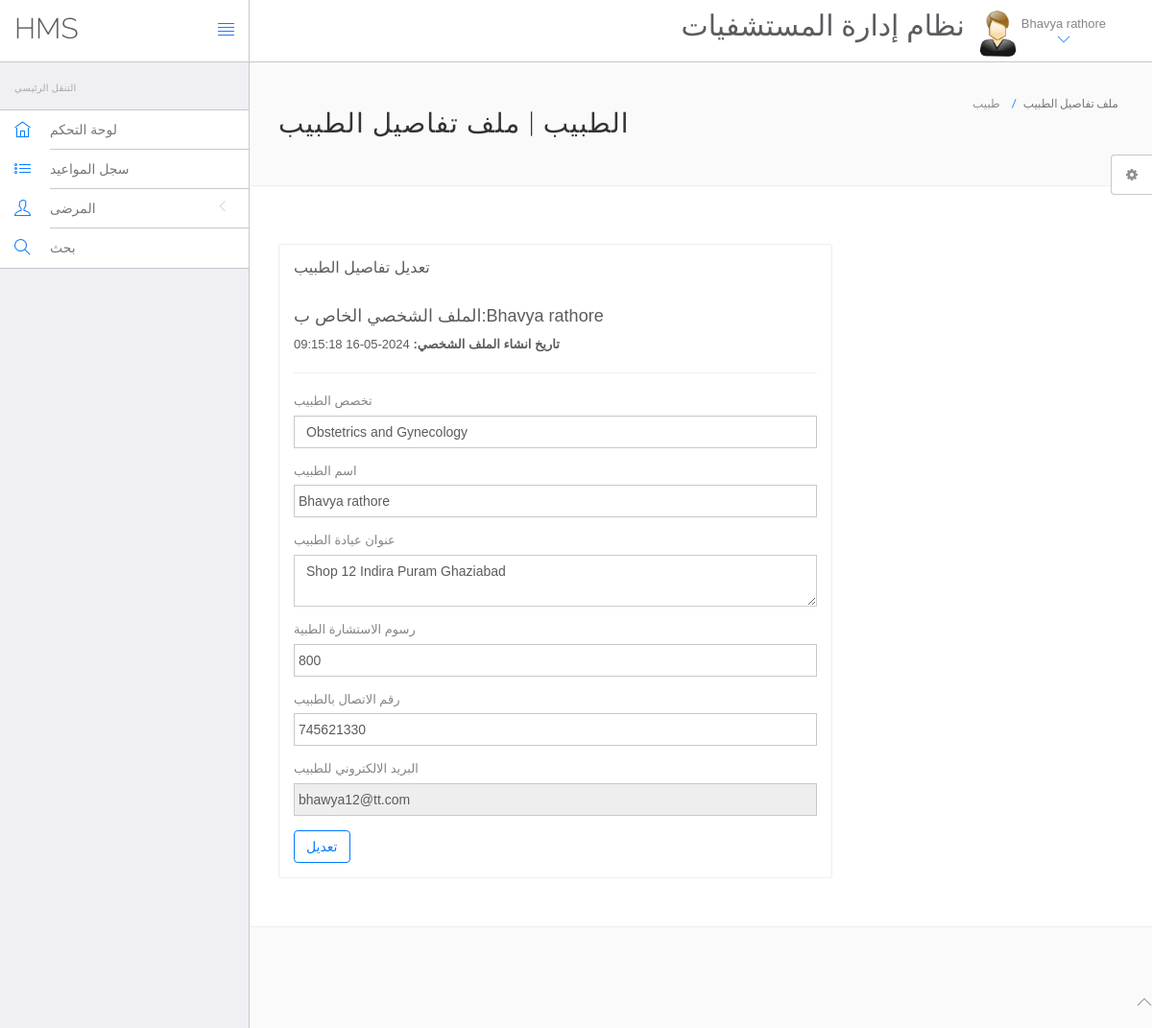
Screenshot of /hospital/hms/doctor/edit-profile.php (signed in) with the database file from the repository.
### tables this page shows
CREATE TABLE `doctors` (
  `id` int(11) NOT NULL,
  `specilization` varchar(255) DEFAULT NULL,
  `doctorName` varchar(255) DEFAULT NULL,
  `address` longtext DEFAULT NULL,
  `docFees` varchar(255) DEFAULT NULL,
  `contactno` bigint(11) DEFAULT NULL,
  `docEmail` varchar(255) DEFAULT NULL,
  `password` varchar(255) DEFAULT NULL,
  `creationDate` timestamp NULL DEFAULT current_timestamp(),
  `updationDate` timestamp NULL DEFAULT NULL ON UPDATE current_timestamp()
);

### hospital/hms/doctor/edit-profile.php (the view, shortened to what this page needs)
<?php
include('include/config.php');
if(strlen($_SESSION['id']==0)) {
 header('location:logout.php');
  } else{
?>
<!DOCTYPE html>
<html lang="en">
	<head>
		<link rel="stylesheet" href="vendor/bootstrap/css/bootstrap.min.css">
		<link rel="stylesheet" href="vendor/fontawesome/css/font-awesome.min.css">
		<link rel="stylesheet" href="vendor/themify-icons/themify-icons.min.css">
		<link href="vendor/animate.css/animate.min.css" rel="stylesheet" media="screen">
		<link href="vendor/perfect-scrollbar/perfect-scrollbar.min.css" rel="stylesheet" media="screen">
		<link href="vendor/switchery/switchery.min.css" rel="stylesheet" media="screen">
		<link href="vendor/bootstrap-touchspin/jquery.bootstrap-touchspin.min.css" rel="stylesheet" media="screen">
		<link href="vendor/select2/select2.min.css" rel="stylesheet" media="screen">
		<link href="vendor/bootstrap-datepicker/bootstrap-datepicker3.standalone.min.css" rel="stylesheet" media="screen">
		<link href="vendor/bootstrap-timepicker/bootstrap-timepicker.min.css" rel="stylesheet" media="screen">
		<link rel="stylesheet" href="assets/css/styles.css">
		<link rel="stylesheet" href="assets/css/plugins.css">
		<link rel="stylesheet" href="assets/css/themes/theme-1.css" id="skin_color" />
	</head>
	<body>
		<div id="app">
<?php include('include/sidebar.php');?>
			<div class="app-content">
				<?php include('include/header.php');?>
				<div class="main-content" >
					<div class="wrap-content container" id="container">
						<section id="page-title">
							<div class="row">
								<div class="col-sm-8">
									<h1 class="mainTitle">الطبيب | ملف تفاصيل الطبيب</h1>
																	</div>
								<ol class="breadcrumb">
									<li>
										<span>طبيب</span>
									</li>
									<li class="active">
										<span>ملف تفاصيل الطبيب</span>
									</li>
								</ol>
							</div>
						</section>
						<div class="container-fluid container-fullw bg-white">
							<div class="row">
								<div class="col-md-12">
									<div class="row margin-top-30">
										<div class="col-lg-8 col-md-12">
											<div class="panel panel-white">
												<div class="panel-heading">
													<h5 class="panel-title">تعديل تفاصيل الطبيب</h5>
												</div>
												<div class="panel-body">
									<?php
$did=$_SESSION['dlogin'];
$sql=mysqli_query($con,"select * from doctors where docEmail='$did'");
while($data=mysqli_fetch_array($sql))
{
?>
<h4>الملف الشخصي الخاص ب:<?php echo htmlentities($data['doctorName']);?></h4>
<p><b>تاريخ انشاء الملف الشخصي: </b><?php echo htmlentities($data['creationDate']);?></p>
<hr />
													<form role="form" name="adddoc" method="post" onSubmit="return valid();">
														<div class="form-group">
															<label for="DoctorSpecialization">
																تخصص الطبيب
															</label>
							<select name="Doctorspecialization" class="form-control" required="required">
					<option value="<?php echo htmlentities($data['specilization']);?>">
					<?php echo htmlentities($data['specilization']);?></option>
															</select>
														</div>
<div class="form-group">
															<label for="doctorname">
																 اسم الطبيب
															</label>
	<input type="text" name="docname" class="form-control" value="<?php echo htmlentities($data['doctorName']);?>" >
														</div>
<div class="form-group">
															<label for="address">
																 عنوان عيادة الطبيب
															</label>
					<textarea name="clinicaddress" class="form-control"><?php echo htmlentities($data['address']);?></textarea>
														</div>
<div class="form-group">
															<label for="fess">
																 رسوم الاستشارة الطبية
															</label>
		<input type="text" name="docfees" class="form-control" required="required"  value="<?php echo htmlentities($data['docFees']);?>" >
														</div>
<div class="form-group">
									<label for="fess">
																 رقم الاتصال بالطبيب
															</label>
					<input type="text" name="doccontact" class="form-control" required="required"  value="<?php echo htmlentities($data['contactno']);?>">
														</div>
<div class="form-group">
									<label for="fess">
																 البريد الالكتروني للطبيب
															</label>
					<input type="email" name="docemail" class="form-control"  readonly="readonly"  value="<?php echo htmlentities($data['docEmail']);?>">
														</div>
														<?php } ?>
														<button type="submit" name="submit" class="btn btn-o btn-primary">
															تعديل
														</button>
													</form>
												</div>
											</div>
										</div>
											</div>
										</div>
								</div>
					</div>
				</div>
			</div>
	<?php include('include/footer.php');?>
	<?php include('include/setting.php');?>
		</div>
	</body>
</html>
<?php } ?>

### hospital/hms/doctor/include/header.php (shortened to what this page needs)
<header class="navbar navbar-default navbar-static-top">
					<div class="navbar-header">
						<a class="navbar-brand" href="#">
							<h2 style="padding-top:20% ">HMS</h2>
						</a>
						<a href="#" class="sidebar-toggler pull-right visible-md visible-lg" data-toggle-class="app-sidebar-closed" data-toggle-target="#app">
							<i class="ti-align-justify"></i>
						</a>
					</div>
					<div class="navbar-collapse collapse">
						<ul class="nav navbar-right">
								<li  style="padding-top:2% ">
								<h2>نظام إدارة المستشفيات</h2>
							</li>
							<li class="dropdown current-user">
								<a href class="dropdown-toggle" data-toggle="dropdown">
									<img src="assets/images/images.jpg" > <span class="username">
									<?php $query=mysqli_query($con,"select doctorName from doctors where id='".$_SESSION['id']."'");
while($row=mysqli_fetch_array($query))
{
	echo $row['doctorName'];
}
									?> <i class="ti-angle-down"></i></i></span>
								</a>
							</li>
						</ul>
					</div>
				</header>

### hospital/hms/doctor/assets/css/themes/theme-1.css (style rules this page uses)
body { background: #FAFAFA; }
header .navbar-header { background: #ffffff !important; border-right-color: #c8c7cc !important; border-bottom-color: #c8c7cc !important; }
header .navbar-header .sidebar-toggler, header .navbar-header .sidebar-mobile-toggler { color: #007aff !important; }
header .navbar-header .navbar-brand { color: #777 !important; }
header .navbar-collapse { background: #ffffff !important; border-bottom-color: #c8c7cc !important; box-shadow: none !important; }
header .navbar-collapse .navbar-right > li > a { color: #777; }
header .navbar-collapse .navbar-right > li > a i { color: #007aff !important; }

### rows the page displays
doctors: doctorName "Bhavya rathore", creationDate "2024-05-16 09:15:18", Doctorspecialization "Obstetrics and Gynecology", docname "Bhavya rathore", clinicaddress "Shop 12 Indira Puram Ghaziabad", docfees "800", doccontact "745621330", docemail "bhawya12@tt.com"
